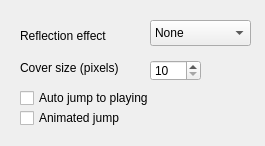
<?xml version="1.0" encoding="UTF-8"?>
<ui version="4.0">
 <class>coverblingSettings</class>
 <widget class="QWidget" name="coverblingSettings">
  <property name="geometry">
   <rect>
    <x>0</x>
    <y>0</y>
    <width>265</width>
    <height>146</height>
   </rect>
  </property>
  <widget class="QLabel" name="label">
   <property name="geometry">
    <rect>
     <x>20</x>
     <y>20</y>
     <width>101</width>
     <height>31</height>
    </rect>
   </property>
   <property name="text">
    <string>Reflection effect</string>
   </property>
  </widget>
  <widget class="QLabel" name="label_3">
   <property name="geometry">
    <rect>
     <x>20</x>
     <y>60</y>
     <width>101</width>
     <height>16</height>
    </rect>
   </property>
   <property name="text">
    <string>Cover size (pixels)</string>
   </property>
  </widget>
  <widget class="QSpinBox" name="coversizeSpin">
   <property name="geometry">
    <rect>
     <x>150</x>
     <y>60</y>
     <width>51</width>
     <height>21</height>
    </rect>
   </property>
   <property name="minimum">
    <number>10</number>
   </property>
   <property name="maximum">
    <number>500</number>
   </property>
  </widget>
  <widget class="QComboBox" name="reflectionEffectCombo">
   <property name="geometry">
    <rect>
     <x>150</x>
     <y>20</y>
     <width>101</width>
     <height>26</height>
    </rect>
   </property>
   <item>
    <property name="text">
     <string>None</string>
    </property>
   </item>
   <item>
    <property name="text">
     <string>Plain</string>
    </property>
   </item>
   <item>
    <property name="text">
     <string>Blurred</string>
    </property>
   </item>
  </widget>
  <widget class="QCheckBox" name="autoJumpChk">
   <property name="geometry">
    <rect>
     <x>20</x>
     <y>90</y>
     <width>141</width>
     <height>16</height>
    </rect>
   </property>
   <property name="text">
    <string>Auto jump to playing</string>
   </property>
  </widget>
  <widget class="QCheckBox" name="animJumpChk">
   <property name="geometry">
    <rect>
     <x>20</x>
     <y>110</y>
     <width>141</width>
     <height>16</height>
    </rect>
   </property>
   <property name="text">
    <string>Animated jump</string>
   </property>
  </widget>
 </widget>
 <resources/>
 <connections/>
</ui>
